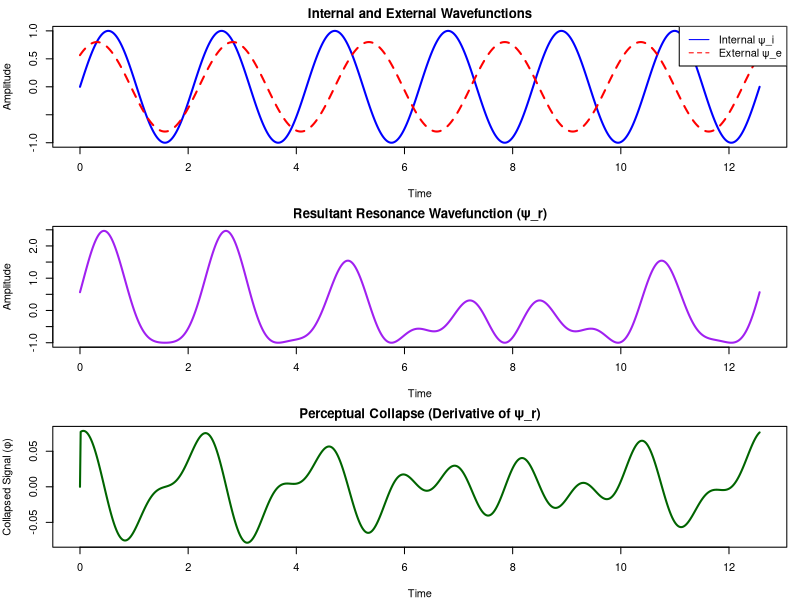

The R script that drew this image:
# RTC Model Simulation: Resonant Interference and Perceptual Collapse
# Author: Edward F. Hillenaar, MSc

# Time domain
t <- seq(0, 4 * pi, length.out = 1000)

# Internal (ψ_i) and External (ψ_e) wavefunctions
freq_i <- 3       # internal frequency (Hz)
freq_e <- 2.5     # external frequency (Hz)
amp_i  <- 1.0     # amplitude of internal wave
amp_e  <- 0.8     # amplitude of external wave

psi_i <- amp_i * sin(freq_i * t)
psi_e <- amp_e * sin(freq_e * t + pi/4)  # phase-shifted external wave

# Resonant interaction (integral experience)
psi_r <- psi_i + psi_e + psi_i * psi_e   # resonance term represents interference coupling

# Perceptual collapse (derivative)
phi <- c(0, diff(psi_r))                 # simple discrete derivative

# Plot the wavefunctions
par(mfrow = c(3,1), mar = c(4,4,2,1))
plot(t, psi_i, type="l", col="blue", lwd=2,
     main="Internal and External Wavefunctions",
     ylab="Amplitude", xlab="Time")
lines(t, psi_e, col="red", lwd=2, lty=2)
legend("topright", legend=c("Internal ψ_i", "External ψ_e"), col=c("blue","red"), lty=c(1,2))

plot(t, psi_r, type="l", col="purple", lwd=2,
     main="Resultant Resonance Wavefunction (ψ_r)",
     ylab="Amplitude", xlab="Time")

plot(t, phi, type="l", col="darkgreen", lwd=2,
     main="Perceptual Collapse (Derivative of ψ_r)",
     ylab="Collapsed Signal (φ)", xlab="Time")
